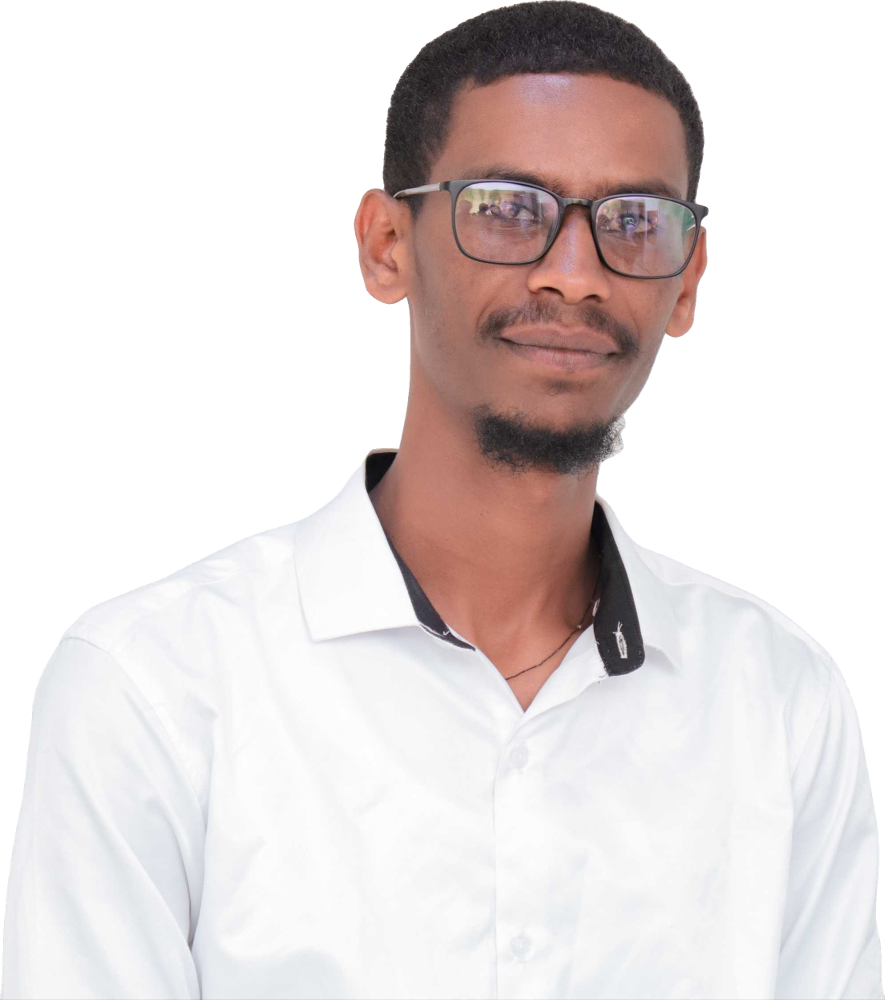
#> input picture src/assets/portrait.png, 1769 x 2000 px (shown at 1/2 size)
$ python cutout.py ../src/assets/portrait.png
#> lines starting #> are read from the running program, lines starting #| are printed output that depends on the picture
"""Cut a portrait out of its background for the hero.

One-time setup (creates a git-ignored .venv):
    python3 -m venv .venv && .venv/bin/pip install "rembg[cpu]" pillow

Usage:
    .venv/bin/python scripts/cutout.py src/assets/portrait-source.jpg
    .venv/bin/python scripts/cutout.py path/to/photo.jpg --model birefnet-portrait   # better hair, ~900 MB model

Writes src/assets/portrait.png (transparent, trimmed to the subject, max 2000px tall).
Check the edges around hair and glasses at full size before committing.
"""

import argparse
from pathlib import Path

from PIL import Image
from rembg import new_session, remove

OUT = Path(__file__).resolve().parent.parent / "src" / "assets" / "portrait.png"
MAX_HEIGHT = 2000


def main() -> None:
    parser = argparse.ArgumentParser()
    parser.add_argument("src", type=Path)
    parser.add_argument("--model", default="isnet-general-use")
    parser.add_argument("--out", type=Path, default=OUT)
    args = parser.parse_args()

    image = Image.open(args.src).convert("RGB")
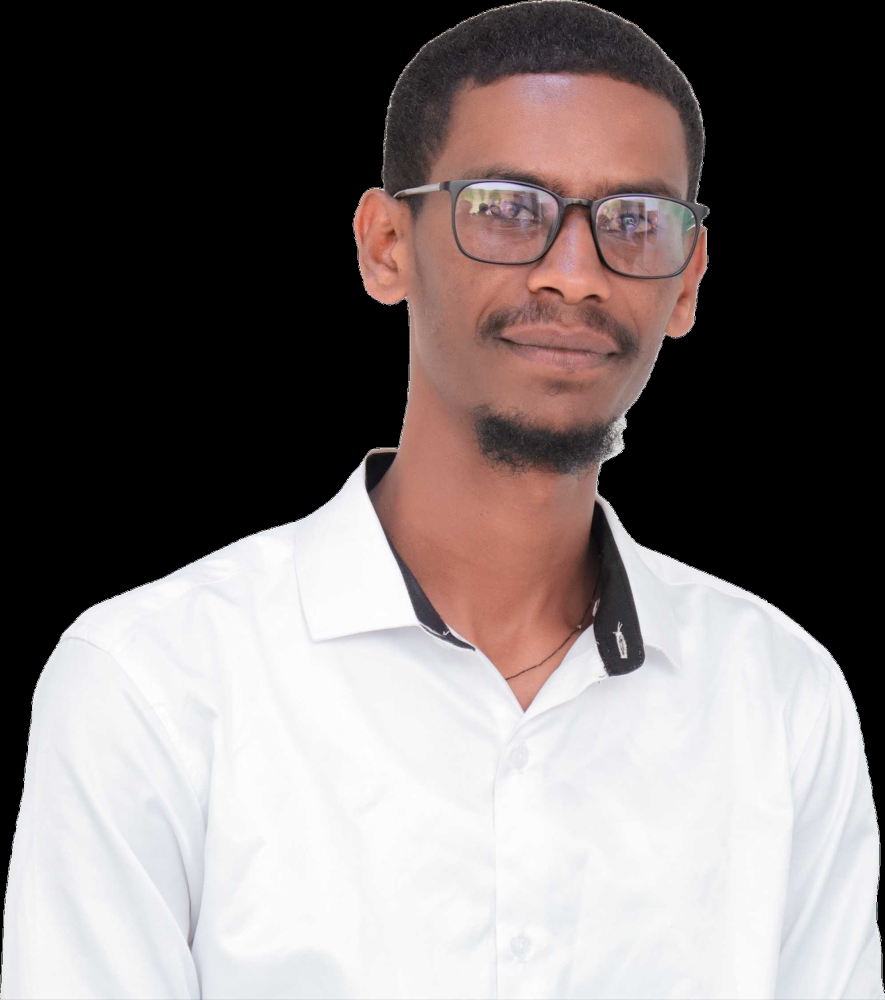
#> image: PIL image 1769x2000 RGB (shown at 1/2 size); mean R, G, B 122.2, 114.3, 113.6
    cut = remove(image, session=new_session(args.model), post_process_mask=True)

    # Trim to the subject, keeping the bottom edge (the portrait sits on the hero's baseline).
    bbox = cut.getchannel("A").point(lambda a: 255 if a > 8 else 0).getbbox()
    if bbox:
        cut = cut.crop((bbox[0], bbox[1], bbox[2], cut.height))

    if cut.height > MAX_HEIGHT:
        width = round(cut.width * MAX_HEIGHT / cut.height)
        cut = cut.resize((width, MAX_HEIGHT), Image.LANCZOS)

    args.out.parent.mkdir(parents=True, exist_ok=True)
    cut.save(args.out, optimize=True)
    print(f"wrote {args.out} ({cut.width}x{cut.height}) using {args.model}")


if __name__ == "__main__":
    main()
#> (the call stopped at in main, `cut = remove(image, session=new_session(args.model), post_process_mask..`: rembg is not available in this run)
